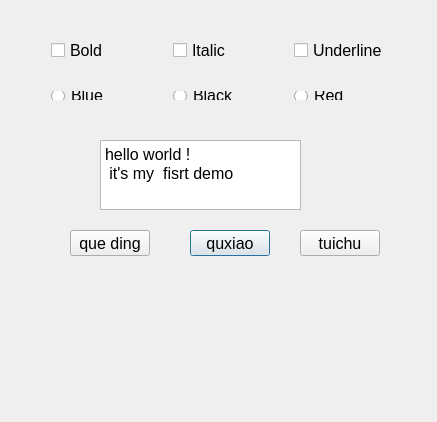
<?xml version="1.0" encoding="UTF-8"?>
<ui version="4.0">
 <class>QWDialog</class>
 <widget class="QDialog" name="QWDialog">
  <property name="geometry">
   <rect>
    <x>0</x>
    <y>0</y>
    <width>437</width>
    <height>422</height>
   </rect>
  </property>
  <property name="font">
   <font>
    <pointsize>12</pointsize>
   </font>
  </property>
  <property name="cursor">
   <cursorShape>ArrowCursor</cursorShape>
  </property>
  <property name="windowTitle">
   <string>Dialog by wy</string>
  </property>
  <widget class="QWidget" name="horizontalLayoutWidget_2">
   <property name="geometry">
    <rect>
     <x>40</x>
     <y>30</y>
     <width>381</width>
     <height>41</height>
    </rect>
   </property>
   <layout class="QHBoxLayout" name="horizontalLayout_2">
    <item>
     <widget class="QCheckBox" name="chkBoxBold">
      <property name="text">
       <string>Bold</string>
      </property>
     </widget>
    </item>
    <item>
     <widget class="QCheckBox" name="chkBoxItalic">
      <property name="text">
       <string>Italic</string>
      </property>
     </widget>
    </item>
    <item>
     <widget class="QCheckBox" name="chkBoxUnder">
      <property name="text">
       <string>Underline</string>
      </property>
     </widget>
    </item>
   </layout>
   <zorder>chkBoxItalic</zorder>
   <zorder>chkBoxBold</zorder>
   <zorder>chkBoxUnder</zorder>
  </widget>
  <widget class="QWidget" name="horizontalLayoutWidget_3">
   <property name="geometry">
    <rect>
     <x>40</x>
     <y>80</y>
     <width>381</width>
     <height>31</height>
    </rect>
   </property>
   <layout class="QHBoxLayout" name="horizontalLayout_3">
    <item>
     <widget class="QRadioButton" name="rBtnBlue">
      <property name="text">
       <string>Blue</string>
      </property>
     </widget>
    </item>
    <item>
     <widget class="QRadioButton" name="rBtnBlack">
      <property name="text">
       <string>Black</string>
      </property>
     </widget>
    </item>
    <item>
     <widget class="QRadioButton" name="rBtnRed">
      <property name="text">
       <string>Red</string>
      </property>
     </widget>
    </item>
   </layout>
  </widget>
  <widget class="QPushButton" name="btnCancel">
   <property name="geometry">
    <rect>
     <x>190</x>
     <y>230</y>
     <width>80</width>
     <height>26</height>
    </rect>
   </property>
   <property name="text">
    <string>quxiao</string>
   </property>
  </widget>
  <widget class="QPushButton" name="btnClose">
   <property name="geometry">
    <rect>
     <x>300</x>
     <y>230</y>
     <width>80</width>
     <height>26</height>
    </rect>
   </property>
   <property name="text">
    <string>tuichu</string>
   </property>
  </widget>
  <widget class="QPushButton" name="btnOK">
   <property name="geometry">
    <rect>
     <x>70</x>
     <y>230</y>
     <width>80</width>
     <height>26</height>
    </rect>
   </property>
   <property name="text">
    <string>que ding</string>
   </property>
  </widget>
  <widget class="QPlainTextEdit" name="txtEdit">
   <property name="geometry">
    <rect>
     <x>100</x>
     <y>140</y>
     <width>201</width>
     <height>70</height>
    </rect>
   </property>
   <property name="plainText">
    <string>hello world !   
 it's my  fisrt demo</string>
   </property>
  </widget>
 </widget>
 <layoutdefault spacing="6" margin="11"/>
 <resources/>
 <connections>
  <connection>
   <sender>btnOK</sender>
   <signal>clicked()</signal>
   <receiver>QWDialog</receiver>
   <slot>accept()</slot>
   <hints>
    <hint type="sourcelabel">
     <x>115</x>
     <y>247</y>
    </hint>
    <hint type="destinationlabel">
     <x>113</x>
     <y>580</y>
    </hint>
   </hints>
  </connection>
  <connection>
   <sender>btnCancel</sender>
   <signal>clicked()</signal>
   <receiver>QWDialog</receiver>
   <slot>reject()</slot>
   <hints>
    <hint type="sourcelabel">
     <x>226</x>
     <y>248</y>
    </hint>
    <hint type="destinationlabel">
     <x>251</x>
     <y>621</y>
    </hint>
   </hints>
  </connection>
  <connection>
   <sender>btnClose</sender>
   <signal>clicked()</signal>
   <receiver>QWDialog</receiver>
   <slot>close()</slot>
   <hints>
    <hint type="sourcelabel">
     <x>357</x>
     <y>240</y>
    </hint>
    <hint type="destinationlabel">
     <x>357</x>
     <y>560</y>
    </hint>
   </hints>
  </connection>
 </connections>
</ui>
